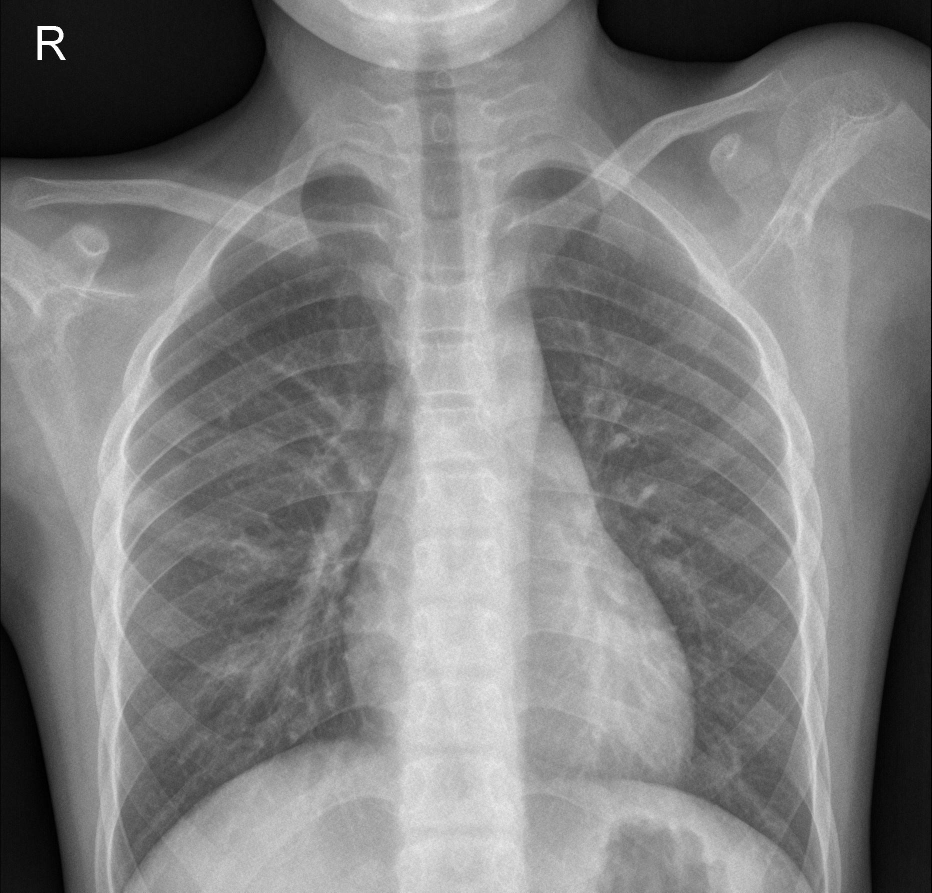
#> input picture xray/chest_xray/test/NORMAL/IM-0011-0001.jpeg, 1863 x 1785 px (shown at 1/2 size); its folder holds only this picture in this run
$ python Padding_i_skalowanie.py
#> lines starting #> are read from the running program, lines starting #| are printed output that depends on the picture
import os
from PIL import Image
from pathlib import Path
import sys

# --- 1. KONFIGURACJA ---
# Ustaw ścieżkę do GŁÓWNEGO folderu ze zbiorem danych (tam gdzie są 'train', 'test', 'val')
SOURCE_DIR = Path(r'C:\Users\rafal\PycharmProjects\Zaawansowane-metody-SI\xray\chest_xray')

# Ustaw ścieżkę, gdzie skrypt ma zapisać NOWE, przetworzone obrazy
# Najlepiej, aby był to nowy, pusty folder
OUTPUT_DIR = Path(r'C:\Users\rafal\PycharmProjects\Zaawansowane-metody-SI\xray\datasets\chest_xray_processed_padding')

# Ustaw docelowy rozmiar obrazu (kwadrat).
# 512 to dobry kompromis.
# Jeśli dostaniesz błąd "CUDA out of memory" podczas treningu,
# zmień tę wartość na 256 i uruchom skrypt ponownie.
TARGET_SIZE = 512


# -------------------------


def standardize_image(img_path: Path, output_path: Path, size: int):
    """
    Wczytuje obraz, zachowuje proporcje przez dodanie czarnych pasów (padding)
    do kwadratu, a następnie skaluje go do docelowego rozmiaru.
    """
#> called with size = 512
    try:
        # Otwórz obraz
        with Image.open(img_path) as img:

            # Konwertuj do 'RGB' (dla modeli CNN)
#> img is the input picture: PIL image 1863x1785 L; min 0, max 255, mean 126.2
            img = img.convert('RGB')
#> img: PIL image 1863x1785 RGB

            # --- Metoda: Padding do kwadratu + Skalowanie ---

            # 1. Zmieniamy rozmiar obrazu, ALE ZACHOWUJĄC PROPORCJE,
            #    tak aby zmieścił się w pudełku (size, size).
            #    Np. 1500x1000 -> 512x341 (jeśli size=512)
            #    Używamy LANCZOS dla najlepszej jakości.
            img.thumbnail((size, size), Image.Resampling.LANCZOS)
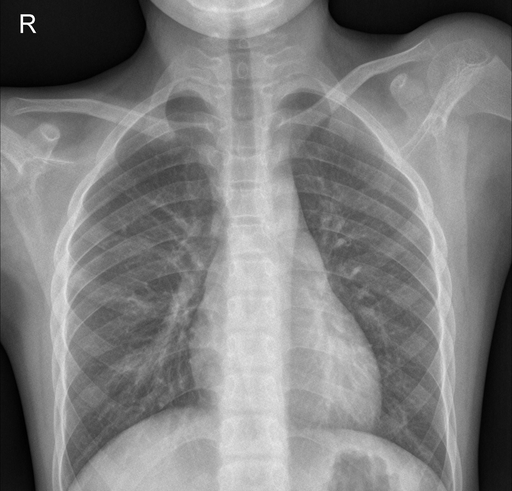
#> img: PIL image 512x491 RGB; min 0, max 255, mean 126.2

            # 2. Tworzymy nowe, kwadratowe, czarne tło
            padded_img = Image.new("RGB", (size, size), (0, 0, 0))
#> padded_img: PIL image 512x512 RGB; every value is 0

            # 3. Obliczamy, gdzie wkleić obraz, aby był na środku
            x_offset = (size - img.width) // 2
#> x_offset = 0
            y_offset = (size - img.height) // 2
#> y_offset = 10

            # 4. Wklejamy przeskalowany obraz na środek czarnego tła
            padded_img.paste(img, (x_offset, y_offset))
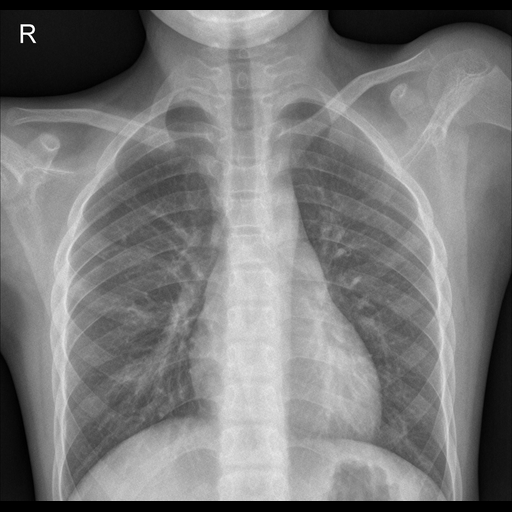
#> padded_img: PIL image 512x512 RGB; min 0, max 255, mean 121

            # 5. Zapisujemy gotowy, kwadratowy obraz
            padded_img.save(output_path)

    except Exception as e:
        print(f"\n[BŁĄD] Nie można przetworzyć obrazu {img_path}: {e}", file=sys.stderr)


# --- Główna funkcja przetwarzająca ---

def process_dataset():
    if not SOURCE_DIR.exists():
        print(f"Błąd krytyczny: Ścieżka źródłowa nie istnieje: {SOURCE_DIR}")
        print("Popraw ścieżkę 'SOURCE_DIR' w skrypcie i spróbuj ponownie.")
        return

    # Stwórz folder wyjściowy, jeśli nie istnieje
    OUTPUT_DIR.mkdir(parents=True, exist_ok=True)

    print(f"Rozpoczynam standaryzację obrazów ze źródła: {SOURCE_DIR}")
    print(f"Metoda: Padding (czarne pasy) + Skalowanie do {TARGET_SIZE}x{TARGET_SIZE} px")
    print(f"Przetworzone obrazy zostaną zapisane w: {OUTPUT_DIR}\n")

    sets_to_process = ['train', 'test', 'val']
    classes = ['NORMAL', 'PNEUMONIA']

    img_extensions = ('.jpeg', '.jpg', '.png')
    total_processed = 0

    # Przejdź przez wszystkie foldery (train/NORMAL, train/PNEUMONIA, itd.)
    for set_name in sets_to_process:
        for class_name in classes:

            # Ścieżka do folderu z oryginalnymi obrazami
            input_folder = SOURCE_DIR / set_name / class_name

            # Ścieżka do folderu, gdzie zapiszemy nowe obrazy
            output_folder = OUTPUT_DIR / set_name / class_name

            # Stwórz folder docelowy, jeśli nie istnieje
            output_folder.mkdir(parents=True, exist_ok=True)

            if not input_folder.exists():
                print(f"Pominięto, brak folderu: {input_folder}")
                continue

            print(f"--- Przetwarzanie: {input_folder.relative_to(SOURCE_DIR)} ---")

            # Znajdź wszystkie pliki obrazów w folderze
            image_files = []
            for ext in img_extensions:
                image_files.extend(input_folder.glob(f'*{ext}'))

            if not image_files:
                print("  Brak obrazów do przetworzenia.")
                continue

            # Przetwórz każdy obraz
            count_in_folder = 0
            for img_path in image_files:
                output_path = output_folder / img_path.name
                standardize_image(img_path, output_path, TARGET_SIZE)
                count_in_folder += 1
                total_processed += 1

                # Prosty wskaźnik postępu
                print(f"\r  Przetworzono {count_in_folder}/{len(image_files)} obrazów...", end="")
            print("\n  Gotowe.\n")

    print(f"--- Zakończono standaryzację! ---")
    print(f"Łącznie przetworzono {total_processed} obrazów.")
    print(f"Znajdziesz je w folderze: {OUTPUT_DIR}")


# Uruchomienie skryptu
if __name__ == "__main__":
    process_dataset()
